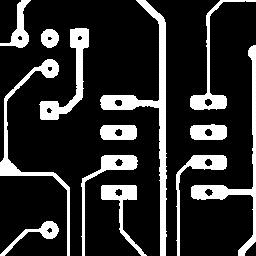
%> input picture quizzes/quiz3/circuit.tif, 256 x 256 px
$ octave q1_2.m   (GNU Octave 9; MATLAB toolbox functions it lacks are replaced by stand-ins)
%> lines starting %> are read from the running program, lines starting %| are printed output that depends on the picture
clear;
clc;
circuit = imread('circuit.tif');

% convert to black and white, originally has RGB and alpha. same image after
circuit = circuit(:, :, 1:3);
circuit = rgb2gray(circuit);
%> circuit: size 256x256 uint8
% imshow(circuit);

% structuring elements
se5 = ones(5,5);
se9 = ones(9,9);

% erosion
erode5 = erode(circuit, [5 5]);
erode9 = erode(circuit, [9 9]);

% dilation
dilate5 = dilate(circuit, [5 5]);
dilate9 = dilate(circuit, [9 9]);

% QUESTION 2 %
% opening aka dilation of erorded image
open5 = dilate(erode5, [5 5]);
%%%%%%%%%%%%%%

% Display results
figure('Position', [50, 50, 900, 900]);
subplot(2,3,1), imshow(circuit), title('Original Circuit');
subplot(2,3,2), imshow(erode5), title('Eroded 5x5');
subplot(2,3,3), imshow(erode9), title('Eroded 9x9');
subplot(2,3,4), imshow(open5), title('Opened 5x5');
subplot(2,3,5), imshow(dilate5), title('Dilated 5x5');
subplot(2,3,6), imshow(dilate9), title('Dilated 9x9');


%}

function erodedImg = erode(img, size)
%> called with size = [5 5]
    padding = floor(size/2); % adds padding that is 2 for the 5x5 and 3 for the 7x7 to ensure proper kernel usage
    padImg = padarray(img, padding, Inf, 'both'); % pads infinity for erode, since erosion is a min filter
    filtImg = nlfilter(padImg, size, @(x) min(x(:))); % sliding MxN window filter, over padded image, finding the darkest pixesl in neighbourhood and setting that value to center pixel
    erodedImg = filtImg(1+padding(1) : end-padding(1), 1+padding(2) : end-padding(2)); %removes the padding
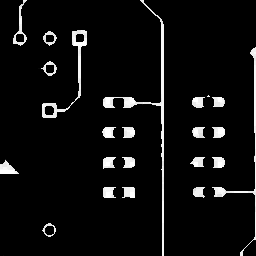
%> erodedImg: size 256x256 uint8; min 0, max 255, mean 14.6
end

function dilatedImg = dilate(img, size)
%> called with size = [5 5]
    padding = floor(size/2); % adds padding that is 2 for the 5x5 and 3 for the 7x7 to ensure proper kernel usage
    padImg = padarray(img, padding, -Inf, 'both'); % pads negative inf for dilate, since erosion is a max filter
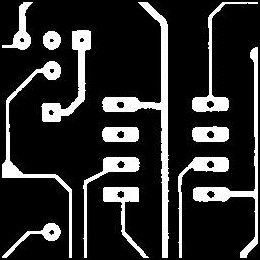
%> padImg: size 260x260 uint8; min 0, max 255, mean 45.2
    filtImg = nlfilter(padImg, size, @(x) max(x(:))); % sliding MxN window filter, over padded image, finding the lightest pixesl in neighbourhood and setting that value to center pixel
%> filtImg: size 260x260 uint8
    dilatedImg = filtImg(1+padding(1) : end-padding(1), 1+padding(2) : end-padding(2)); %removes padding
%> call 2 of dilate, with size = [9 9]
%> in dilate (call 2), `padImg = padarray(img, padding, -Inf, 'both');`:
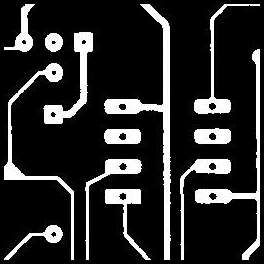
%> padImg: size 264x264 uint8; min 0, max 255, mean 43.9
%> in dilate (call 2), `filtImg = nlfilter(padImg, size, @(x) max(x(:)));`:
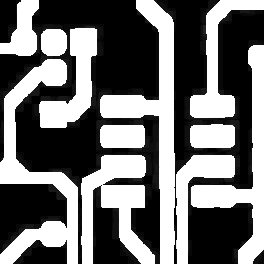
%> filtImg: size 264x264 uint8; min 0, max 255, mean 113.1
%> in dilate (call 2), `dilatedImg = filtImg(1+padding(1) : end-padding(1), 1+padding(2) : end..`:
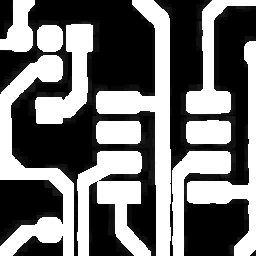
%> dilatedImg: size 256x256 uint8; min 0, max 255, mean 113.5
%> call 3 of dilate, with size = [5 5]
%> in dilate (call 3), `filtImg = nlfilter(padImg, size, @(x) max(x(:)));`:
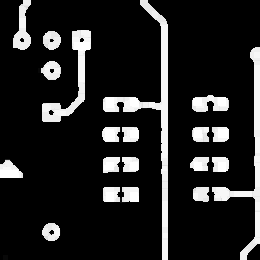
%> filtImg: size 260x260 uint8; min 0, max 255, mean 35.6
%> in dilate (call 3), `dilatedImg = filtImg(1+padding(1) : end-padding(1), 1+padding(2) : end..`:
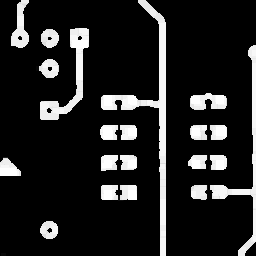
%> dilatedImg: size 256x256 uint8; min 0, max 255, mean 35
end
